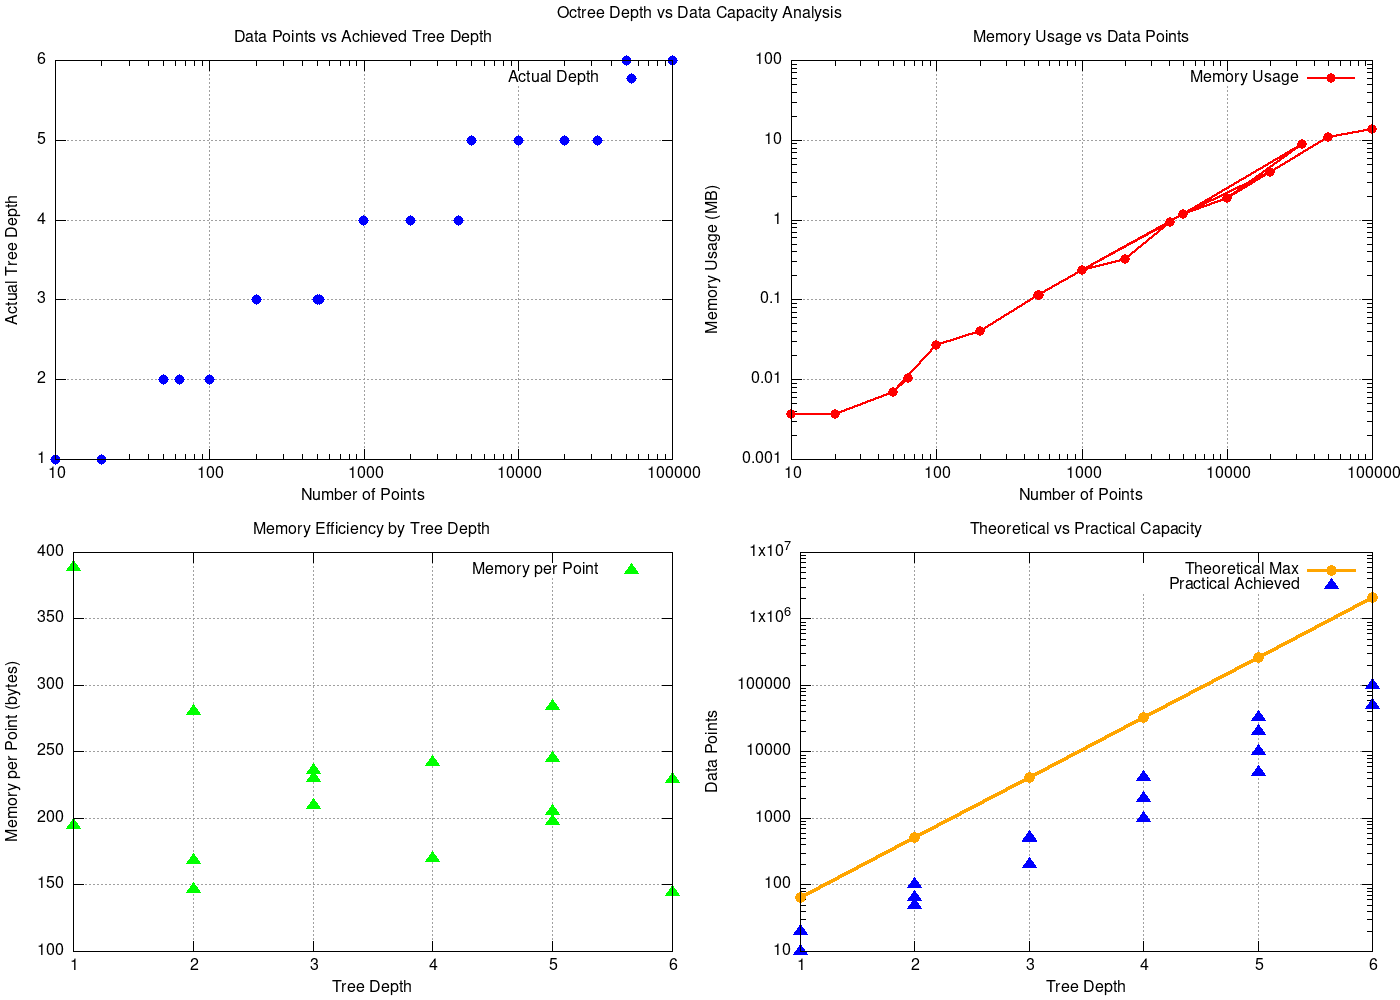

This chart was generated by the following gnuplot code:
#!/usr/bin/gnuplot
# Octree Depth vs Data Capacity Analysis
set terminal png size 1400,1000 font "Arial,12"
set output "octree_depth_capacity_20250824_015353.png"
set datafile separator ","

set multiplot layout 2,2 title "Octree Depth vs Data Capacity Analysis"

# Plot 1: Points vs Actual Depth Achieved
set xlabel "Number of Points"
set ylabel "Actual Tree Depth"
set title "Data Points vs Achieved Tree Depth"
set grid
set logscale x
plot "octree_depth_capacity_20250824_015353.csv" using 2:3 skip 1 with points pt 7 ps 1.5 lc rgb "blue" title "Actual Depth"

# Plot 2: Memory Usage vs Points
set xlabel "Number of Points" 
set ylabel "Memory Usage (MB)"
set title "Memory Usage vs Data Points"
set grid
set logscale x
set logscale y
plot "octree_depth_capacity_20250824_015353.csv" using 2:4 skip 1 with linespoints lw 2 pt 7 ps 1.2 lc rgb "red" title "Memory Usage"

# Plot 3: Memory Efficiency
set xlabel "Tree Depth"
set ylabel "Memory per Point (bytes)"
set title "Memory Efficiency by Tree Depth"
set grid
unset logscale x
unset logscale y
plot "octree_depth_capacity_20250824_015353.csv" using 3:5 skip 1 with points pt 9 ps 1.5 lc rgb "green" title "Memory per Point"

# Plot 4: Theoretical vs Practical Capacity
set xlabel "Tree Depth"
set ylabel "Data Points"
set title "Theoretical vs Practical Capacity"
set grid
set logscale y
plot "octree_depth_capacity_20250824_015353.csv" using 1:6 skip 1 with linespoints lw 3 pt 7 ps 1.2 lc rgb "orange" title "Theoretical Max", \
     "octree_depth_capacity_20250824_015353.csv" using 3:2 skip 1 with points pt 9 ps 1.5 lc rgb "blue" title "Practical Achieved"

unset multiplot
print "Depth vs capacity analysis saved to octree_depth_capacity_20250824_015353.png"
